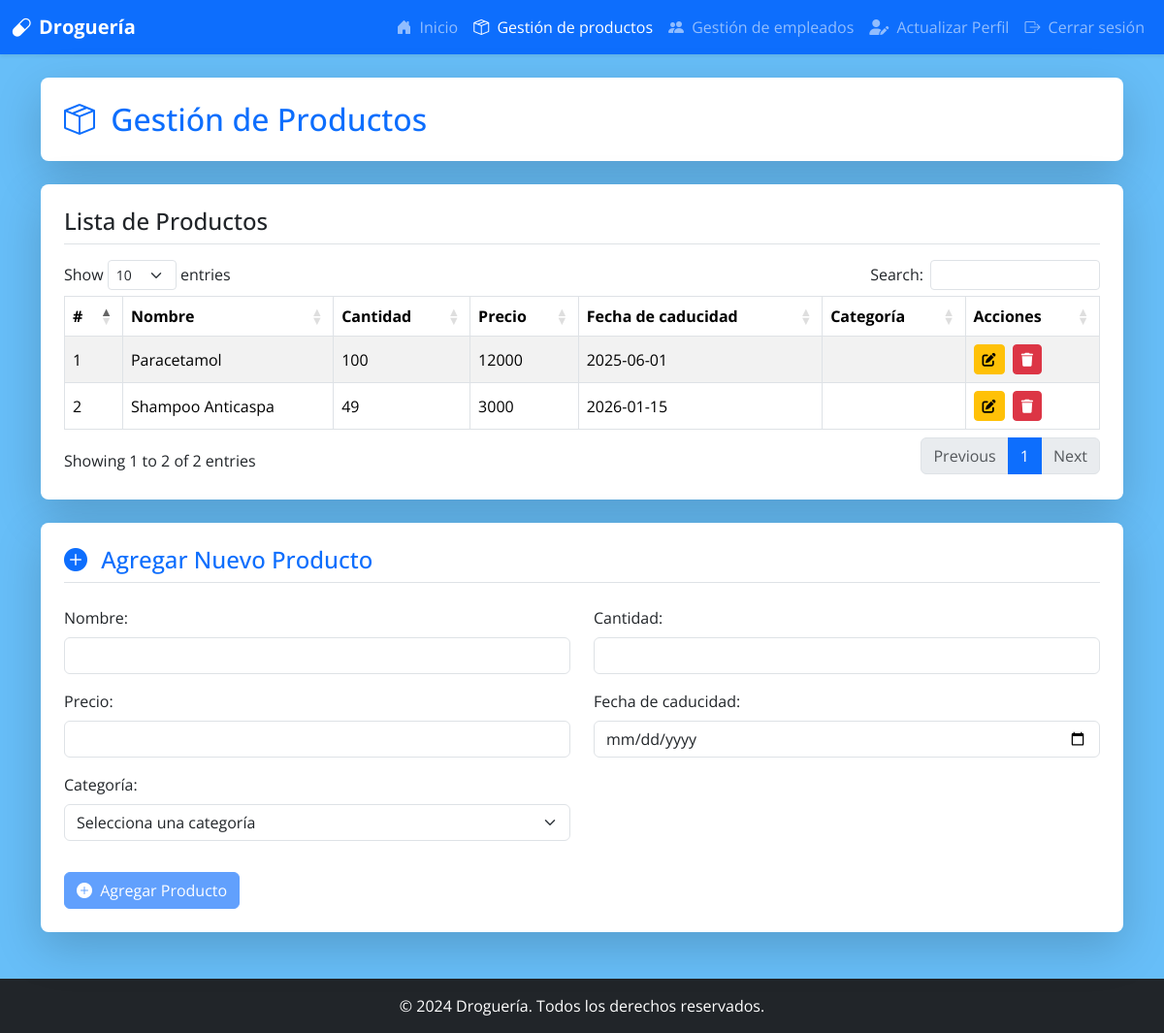
The app's page /productosDB (signed in), older data.
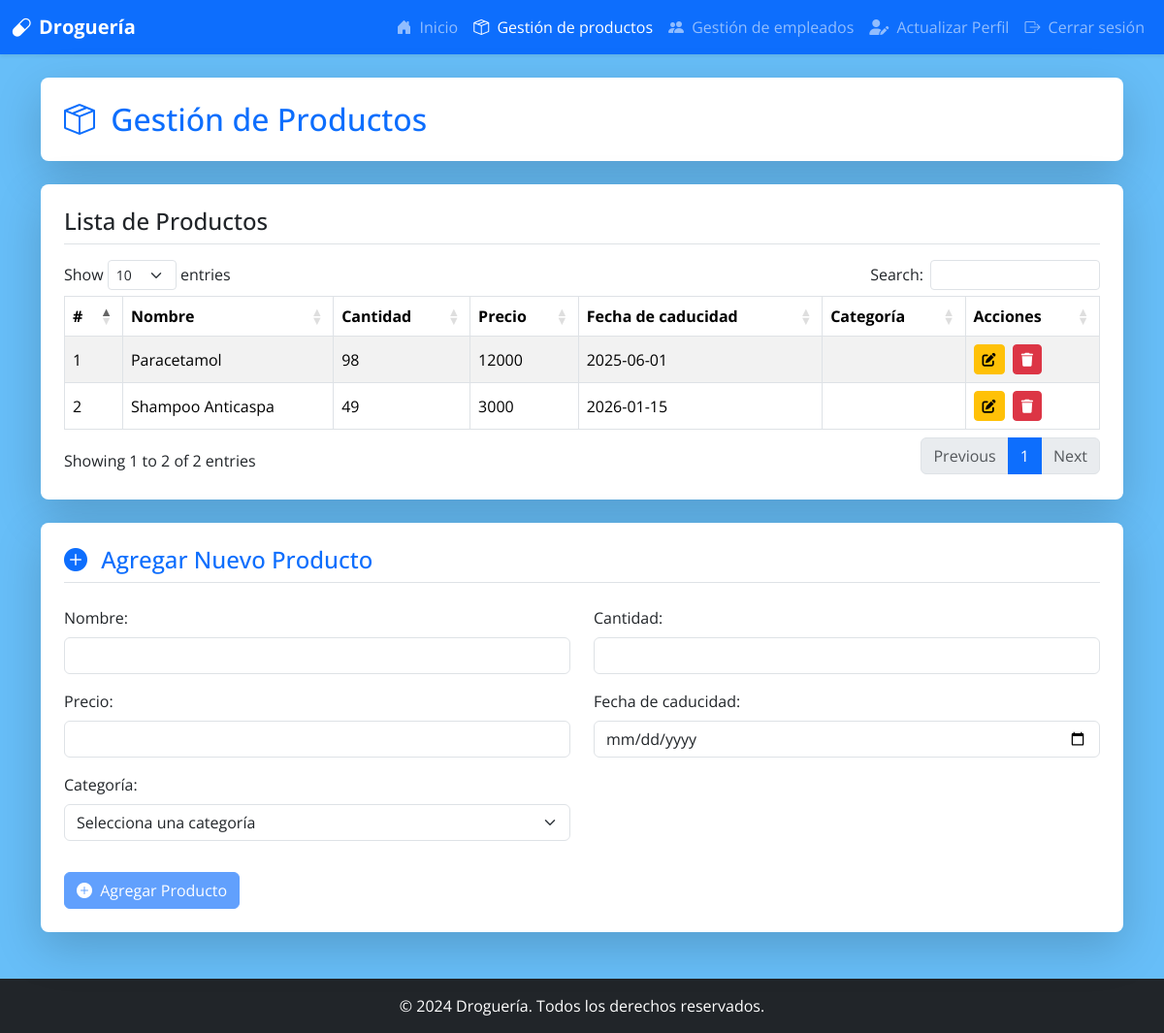
The same page, newer data.
### models.py (models this page shows)
class Producto(db.Model):
    __tablename__ = 'productos'
    producto_ID = db.Column(db.Integer, primary_key=True, autoincrement=True)
    categoria_FK = db.Column(db.Integer, db.ForeignKey('categoria.categoria_ID', ondelete='CASCADE'), nullable=False)
    nombre_producto = db.Column(db.String(150), nullable=False)
    cantidad = db.Column(db.Integer, nullable=False)
    precio = db.Column(db.Integer, nullable=False)
    fecha_caducidad = db.Column(db.Date, nullable=False)
    facturas_detalle = db.relationship('FacturaDetalle', backref='producto', cascade='all, delete')
    inventario = db.relationship('Inventario', backref='producto', cascade='all, delete')

### app.py (the view)
@app.route('/productosDB')
@login_required
def productosDB():
    if db.session.get(Rol, current_user.rol_FK).rol_usuario != "administrador":
        flash('Acceso no autorizado', 'danger')
        return redirect(url_for('adminMain'))
    categorias = Categoria.query.all()
    search_query = request.args.get('search', '', type=str)
    if search_query:
        productos = Producto.query.filter(Producto.nombre_producto.ilike(f"%{search_query}%")).all()
    else:
        productos = Producto.query.all()
    return render_template('productosDB.html', productos=productos, search_query=search_query, categorias=categorias)

### app.py (called while the page is built)
@login_manager.user_loader
def load_user(user_id):
    return db.session.get(Usuario, int(user_id))

### templates/productosDB.html (shortened to what the changed rows need)
<!DOCTYPE html>
<html lang="es">
<head>
    <link href="https://cdn.jsdelivr.net/npm/bootstrap@5.3.2/dist/css/bootstrap.min.css" rel="stylesheet">
    <link href="https://cdn.jsdelivr.net/npm/bootstrap-icons@1.11.1/font/bootstrap-icons.css" rel="stylesheet">
    <link rel="stylesheet" href="https://cdnjs.cloudflare.com/ajax/libs/font-awesome/6.5.2/css/all.min.css">
    <link href="https://cdn.datatables.net/1.13.6/css/dataTables.bootstrap5.min.css" rel="stylesheet">
</head>
<body>
    <main class="container mt-4 mb-5">
        <div class="card shadow-lg p-4 rounded-3 border-0 bg-white mb-4">
            <h2 class="card-title text-primary mb-0">
                <i class="bi bi-box-seam me-2"></i> Gestión de Productos
            </h2>
        </div>
        <div class="card shadow-lg p-4 rounded-3 border-0 bg-white mb-4">
            <div class="table-responsive">
                <table id="productosTable" class="table table-striped table-hover table-bordered align-middle">
                    <thead class="bg-primary text-white">
                        <tr>
                            <th scope="col">#</th>
                            <th scope="col">Nombre</th>
                            <th scope="col">Cantidad</th>
                            <th scope="col">Precio</th>
                            <th scope="col">Fecha de caducidad</th>
                            <th scope="col">Categoría</th>
                            <th scope="col">Acciones</th>
                        </tr>
                    </thead>
                    <tbody>
                        {% for producto in productos %}
                        <tr>
                            <td>{{ loop.index }}</td>
                            <td>{{ producto.nombre_producto }}</td>
                            <td>{{ producto.cantidad }}</td>
                            <td>{{ producto.precio }}</td>
                            <td>{{ producto.fecha_caducidad }}</td>
                            <td>{{ producto.categoria_nombre }}</td>
                            <td>
                                <a href="{{ url_for('edit_producto', id=producto.producto_ID) }}" class="btn btn-warning btn-sm me-1" title="Editar Producto">
                                    <i class="fas fa-edit"></i>
                                </a>
                                <form action="{{ url_for('delete_producto', id=producto.producto_ID) }}"
                                      method="POST"
                                      onsubmit="return confirm('¿Seguro que quieres eliminar este producto? Esta acción es irreversible.')"
                                      style="display:inline;">
                                    <button type="submit" class="btn btn-danger btn-sm" title="Eliminar Producto">
                                        <i class="fas fa-trash"></i>
                                    </button>
                                </form>
                            </td>
                        </tr>
                        {% endfor %}
                    </tbody>
                </table>
            </div>
        </div>
    </main>
</body>
</html>

Row changes from the older to the newer data that the page shows:
changed Producto "Paracetamol": cantidad "100" → "98"
